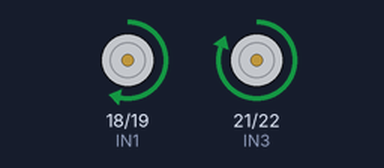
The sketch below on a simulated Arduino Mega 2560, built with avr-gcc and run on an emulated ATmega2560. On the bench: motor-driver pin pairs drawn as motors (green arrow = first pin HIGH = forward, orange = second pin HIGH = backward, longer = more drive, scaled by the enable pin).

Above: at 1.0 s.
At 4.0 s:
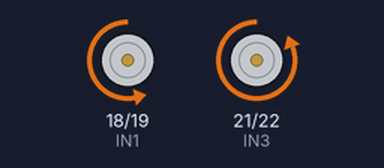
At 6.0 s:
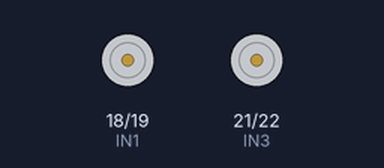
Timing chart, 0 to 9.1 s (numbered marks = the images above):
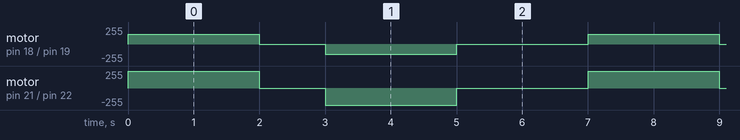

Measured:
- by itself, motor on pin 18 (IN1) / pin 19 (IN2): repeats every 7.0 s: stopped 1.0 s, backward 150/255 2.0 s, stopped 2.0 s, forward 150/255 2.0 s
- by itself, motor on pin 21 (IN3) / pin 22 (IN4): repeats every 7.0 s: stopped 1.0 s, backward 255/255 2.0 s, stopped 2.0 s, forward 255/255 2.0 s

The sketch:

L298N.ino
```cpp
#define IN1 18
#define IN2 19
#define IN3 21
#define IN4 22
#define ENA 5
#define ENB 23

// PWM Speed
int motorSpeed = 150;

void setup() {
    pinMode(IN1, OUTPUT);
    pinMode(IN2, OUTPUT);
    pinMode(IN3, OUTPUT);
    pinMode(IN4, OUTPUT);
    pinMode(ENA, OUTPUT);
    pinMode(ENB, OUTPUT);

    stopMotors();
}

void loop() {
    moveForward();
    delay(2000);

    stopMotors();
    delay(1000);

    moveBackward();
    delay(2000);

    stopMotors();
    delay(2000);
}

// move forward
void moveForward() {
    analogWrite(ENA, motorSpeed);
    analogWrite(ENB, motorSpeed);
    digitalWrite(IN1, HIGH);
    digitalWrite(IN2, LOW);
    digitalWrite(IN3, HIGH);
    digitalWrite(IN4, LOW);
}

// move backward
void moveBackward() {
    analogWrite(ENA, motorSpeed);
    analogWrite(ENB, motorSpeed);
    digitalWrite(IN1, LOW);
    digitalWrite(IN2, HIGH);
    digitalWrite(IN3, LOW);
    digitalWrite(IN4, HIGH);
}

//  stop motors
void stopMotors() {
    digitalWrite(IN1, LOW);
    digitalWrite(IN2, LOW);
    digitalWrite(IN3, LOW);
    digitalWrite(IN4, LOW);
}
```
